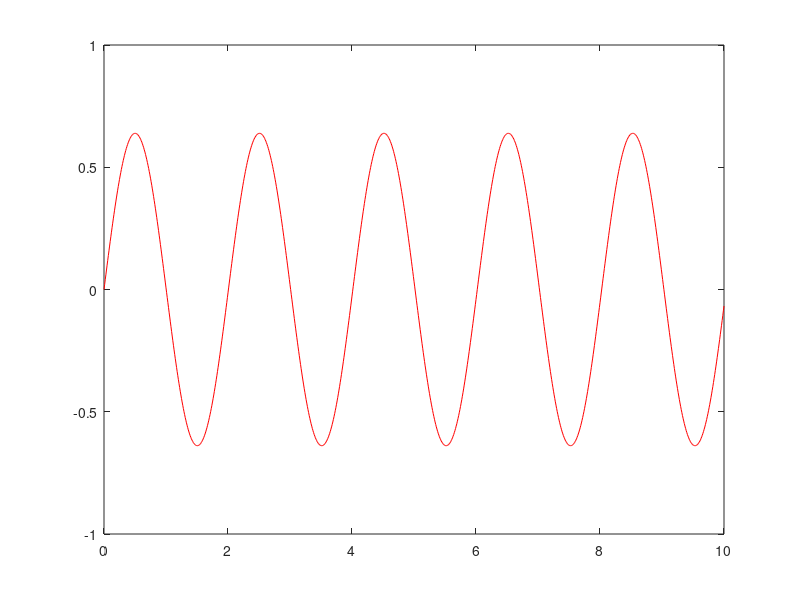
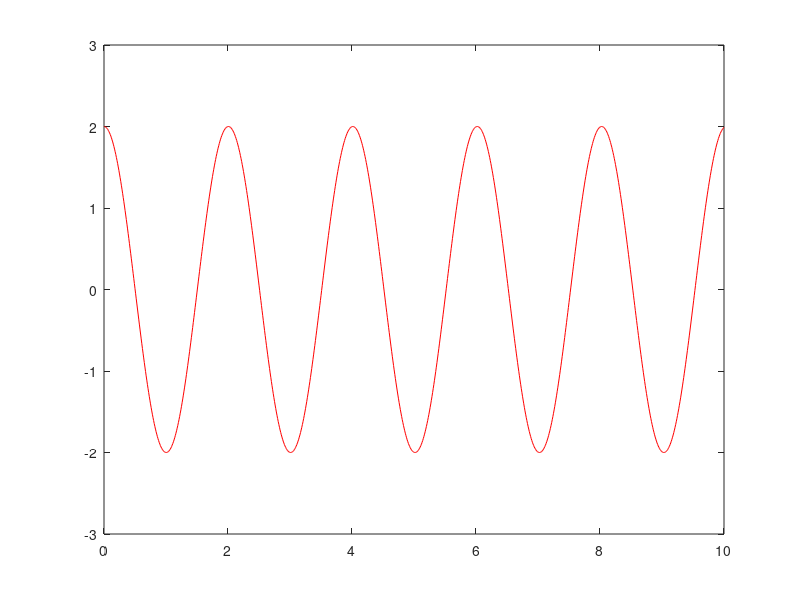

MATLAB code for these plots, in order:
function RK_pendulo
  %condiciones inciales y datos
  y1=0;
  y2=2;
  t0=0;
  dt=0.01;
  t=0:dt:10;
  Ndt=length(t);

  % Inicialización de los vectores de solución
  y=zeros(2,Ndt);
  y(1,1)=y1;
  y(2,1)=y2;
  t(1)=0;

  % Matriz del sistema lineal
  A=[0 1;-9.8/1 0];
  w=1; % Parámetro del método de Runge-Kutta

  for i=1:Ndt-1
      ya=y(:,i);
      K1=dt*(A*ya); %primer paso Rk
      %tg=(t(i)+dt/2)*(2*w)
      yg=ya+K1/(2*w);  % Valor intermedio
      K2=dt*(A*yg); %segundo paso Rk
      y(:,i+1)=ya+(1-w)*K1+w*K2; % Actualización de y
  endfor

  figure (1)
  plot (t, y(1,:), 'r')

  figure (2)
  plot (t, y(2,:), 'r')
endfunction

